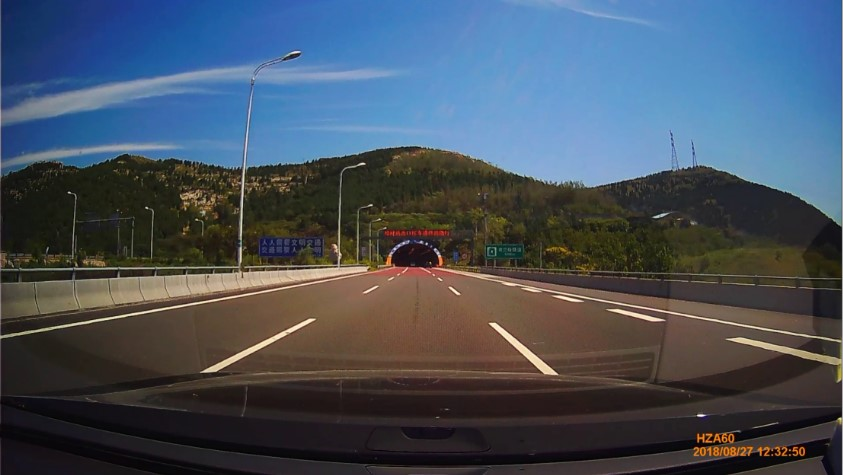
#> input picture lane_sample1.jpeg, 843 x 475 px
$ python colors.py
#> lines starting #> are read from the running program, lines starting #| are printed output that depends on the picture
# -*- coding: utf-8 -*-
"""
Created on Fri Oct 23 19:16:56 2020

@author: prana
"""


import cv2 as cv
import numpy as np
from PIL import Image
from colorsys import rgb_to_hsv
import matplotlib.pyplot as plt
import matplotlib.image as mpimg
import math

# Read image from JPEG file
pil_im = Image.open("lane_sample1.jpeg")
#> pil_im is the input picture: PIL image 843x475 RGB; mean R, G, B 70.7, 81.2, 93.7
orig = np.array(pil_im)

# Resize so that standard height is 512
width = int(pil_im.width * 512 / pil_im.height)
#> width = 908
pil_im = pil_im.resize((width , 512))
#> pil_im: PIL image 908x512 RGB

# Convert to np array
orig_img = np.array(pil_im)
plt.imshow(orig_img)
plt.axis('off')
plt.show()

'''
def RGB_to_HSV(rgb):

    rows = rgb.shape[0]
    cols = rgb.shape[1]
    hsvImage = np.zeros((rows, cols))

    for x in range(rows):
        for y in range(cols):
            x = 1

    return hsvImage

imHSV = RGB_to_HSV(orig_img)
'''
rows = orig_img.shape[0]
#> rows = 512
cols = orig_img.shape[1]
#> cols = 908
hsvImage = np.zeros((rows, cols, 3))

for x in range(rows):
    for y in range(cols):
        redPrime = orig_img[x,y,0] / 255
        greenPrime = orig_img[x,y,1] / 255
        bluePrime = orig_img[x,y,2] / 255
        cMax = max(redPrime, greenPrime, bluePrime)
        cMin = min(redPrime, greenPrime, bluePrime)
        delta = cMax - cMin

        #hue
        if delta == 0:
            hsvImage[x][y][0] = 0
        elif cMax == redPrime:
            hsvImage[x][y][0] = (60 * ((greenPrime - bluePrime) / delta) + 360) % 360
        elif cMax == greenPrime:
            hsvImage[x][y][0] = (60 * ((bluePrime - redPrime) / delta) + 120) % 360
        elif cMax == bluePrime:
            hsvImage[x][y][0] = (60 * ((redPrime - greenPrime) / delta) + 240) % 360

        #saturation
        if cMax == 0:
            hsvImage[x][y][1] = 0
        else:
            hsvImage[x][y][1] = (delta / cMax)

        #value
        hsvImage[x][y][2] = cMax
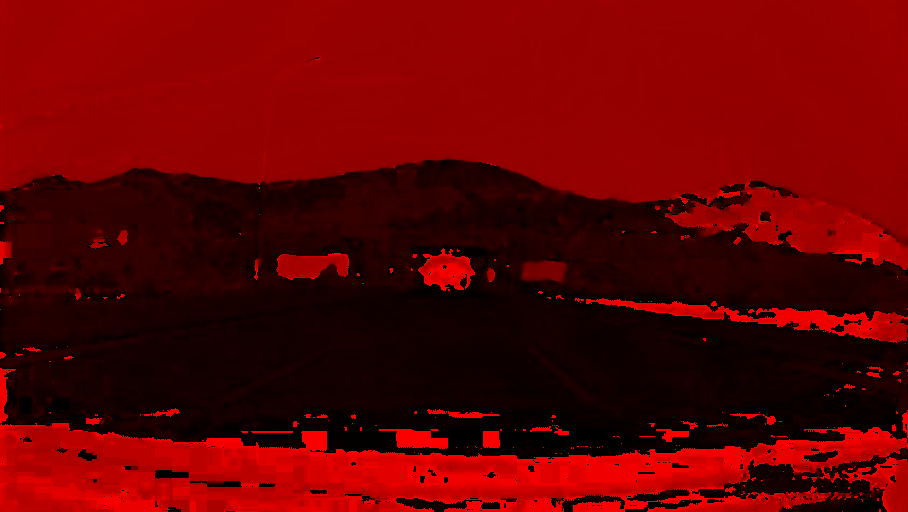
#> hsvImage: shape (512, 908, 3) float64; mean R, G, B 138.9, 0.4, 0.4; drawn with min black and max white

plt.imshow(hsvImage, cmap = 'hsv')
plt.axis('off')
plt.show()
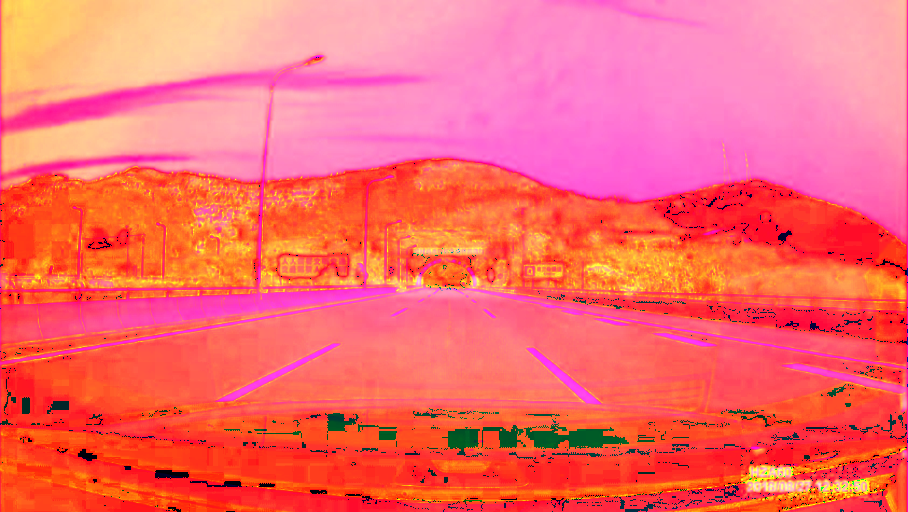
#> shown: shape (512, 908, 3) float64; mean R, G, B 0.979, 0.414, 0.421

$ run again, with sample6.jpg copied over lane_sample1.jpeg
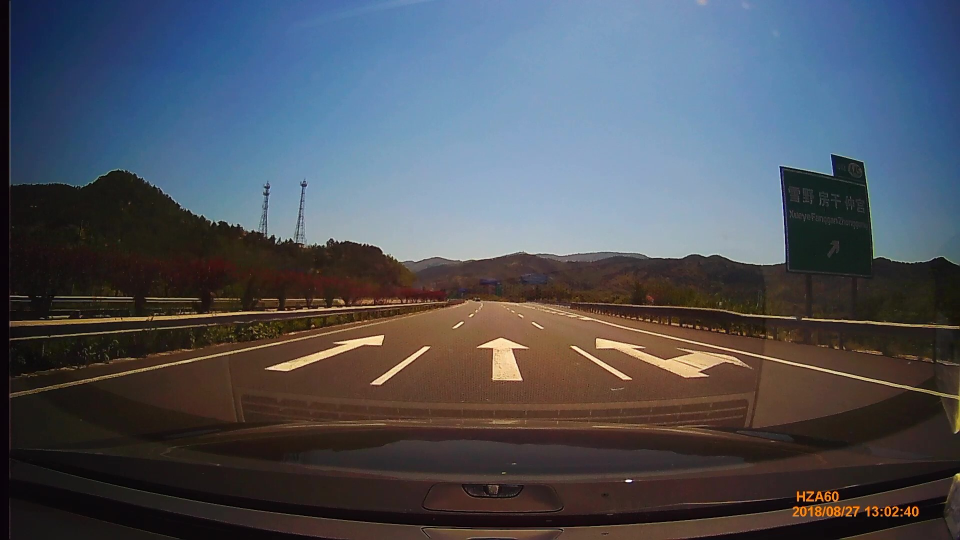
#> input picture sample6.jpg, 1920 x 1080 px (shown at 1/2 size)
#> pil_im is the input picture: PIL image 1920x1080 RGB; mean R, G, B 77.9, 82.3, 91.2
#> pil_im: PIL image 910x512 RGB
#> after the loop `for x in range(rows):`:
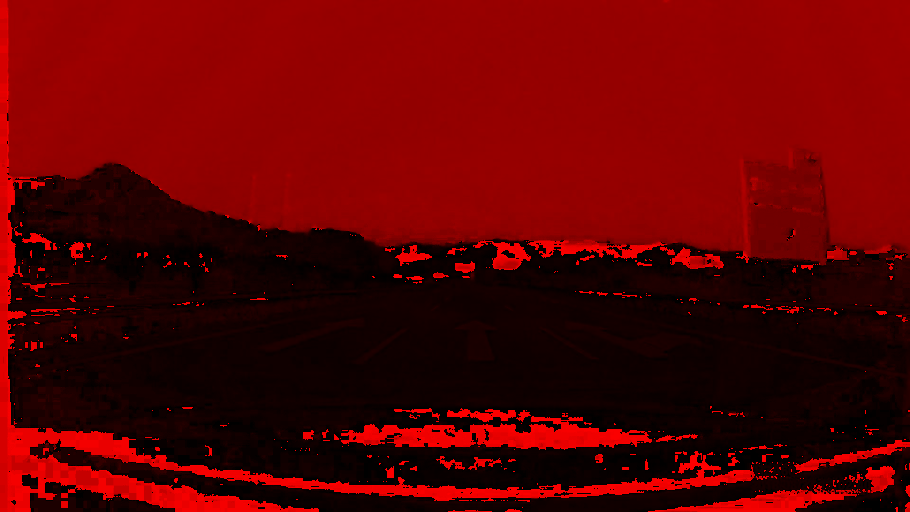
#> hsvImage: shape (512, 910, 3) float64; mean R, G, B 130.7, 0.4, 0.4; drawn with min black and max white
#> `plt.show()`:
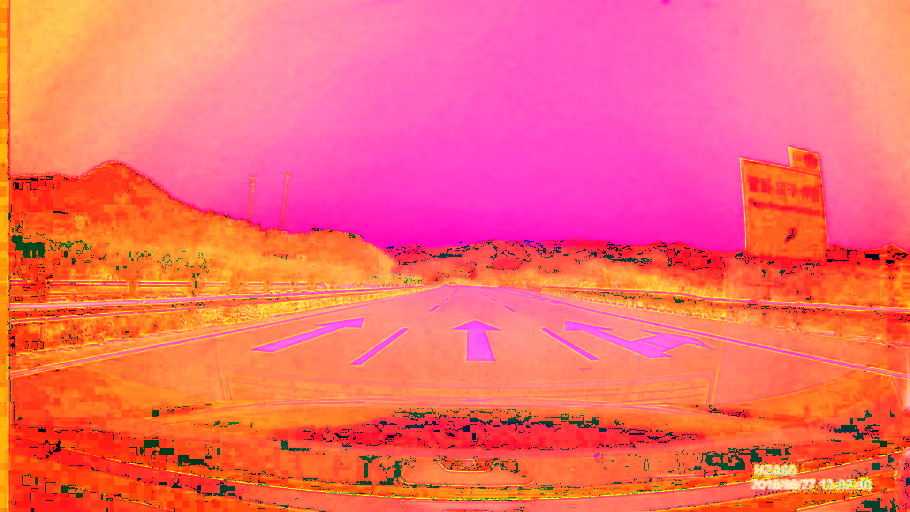
#> shown: shape (512, 910, 3) float64; mean R, G, B 0.976, 0.418, 0.418
